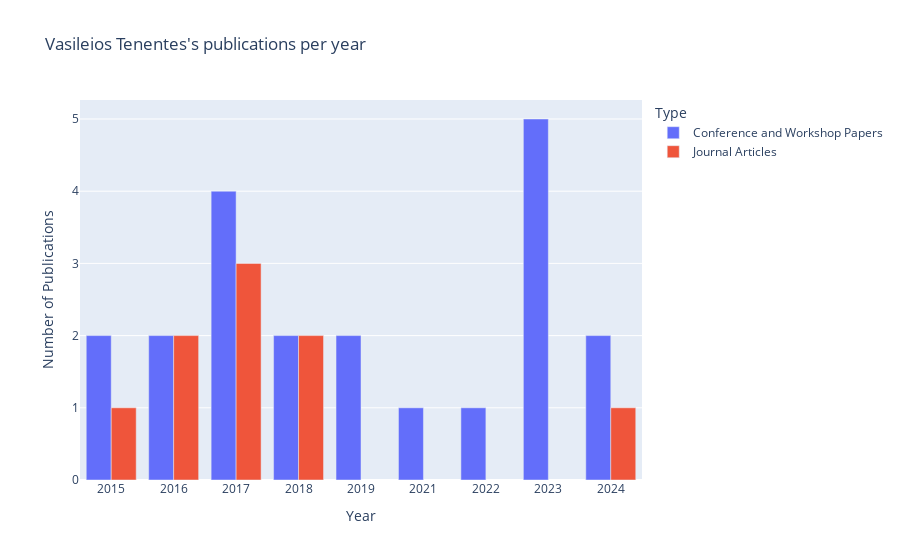

Notebook code cell kept with this figure:
### Code cell
vas_bar.show()

### Figure 1 — Plotly figure (JSON) as saved in the notebook; plotly's stock layout.template omitted (floating-point values rounded to 4 significant figures)
{"data": [{"alignmentgroup": "True", "hovertemplate": "Type=Conference and Workshop Papers<br>Year=%{x}<br>Number of Publications=%{y}<extra></extra>", "legendgroup": "Conference and Workshop Papers", "marker": {"color": "#636efa", "pattern": {"shape": ""}}, "name": "Conference and Workshop Papers", "offsetgroup": "Conference and Workshop Papers", "orientation": "v", "showlegend": true, "textposition": "auto", "type": "bar", "x": ["2015", "2016", "2017", "2018", "2019", "2021", "2022", "2023", "2024"], "xaxis": "x", "y": [2, 2, 4, 2, 2, 1, 1, 5, 2], "yaxis": "y"}, {"alignmentgroup": "True", "hovertemplate": "Type=Journal Articles<br>Year=%{x}<br>Number of Publications=%{y}<extra></extra>", "legendgroup": "Journal Articles", "marker": {"color": "#EF553B", "pattern": {"shape": ""}}, "name": "Journal Articles", "offsetgroup": "Journal Articles", "orientation": "v", "showlegend": true, "textposition": "auto", "type": "bar", "x": ["2015", "2016", "2017", "2018", "2024"], "xaxis": "x", "y": [1, 2, 3, 2, 1], "yaxis": "y"}], "layout": {"autosize": true, "barmode": "group", "legend": {"title": {"text": "Type"}, "tracegroupgap": 0}, "title": {"text": " Vasileios Tenentes's publications per year"}, "xaxis": {"anchor": "y", "autorange": true, "domain": [0, 1], "range": [-0.5, 8.5], "title": {"text": "Year"}, "type": "category"}, "yaxis": {"anchor": "x", "autorange": true, "domain": [0, 1], "range": [0, 5.263], "title": {"text": "Number of Publications"}, "type": "linear"}}}
